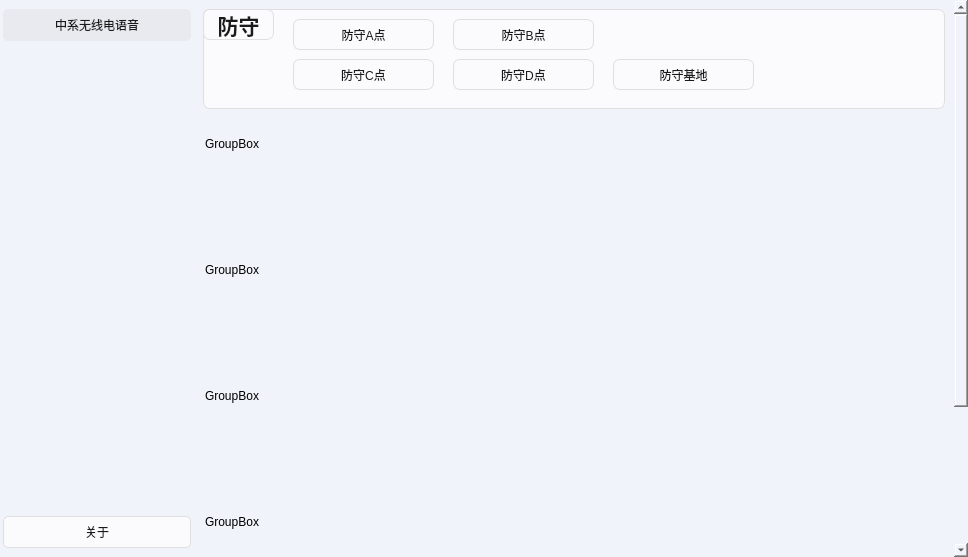
<?xml version="1.0" encoding="UTF-8"?>
<ui version="4.0">
 <class>MainWindow</class>
 <widget class="QMainWindow" name="MainWindow">
  <property name="geometry">
   <rect>
    <x>0</x>
    <y>0</y>
    <width>968</width>
    <height>557</height>
   </rect>
  </property>
  <property name="windowOpacity">
   <double>1.000000000000000</double>
  </property>
  <property name="toolTip">
   <string notr="true">战雷语音盒子</string>
  </property>
  <property name="styleSheet">
   <string notr="true">background-color: rgb(240, 243, 249);
border-style: solid</string>
  </property>
  <property name="tabShape">
   <enum>QTabWidget::Rounded</enum>
  </property>
  <property name="dockNestingEnabled">
   <bool>true</bool>
  </property>
  <widget class="QWidget" name="centralwidget">
   <property name="minimumSize">
    <size>
     <width>700</width>
     <height>200</height>
    </size>
   </property>
   <layout class="QHBoxLayout" name="horizontalLayout" stretch="1,4">
    <property name="spacing">
     <number>0</number>
    </property>
    <property name="leftMargin">
     <number>0</number>
    </property>
    <property name="topMargin">
     <number>0</number>
    </property>
    <property name="rightMargin">
     <number>0</number>
    </property>
    <property name="bottomMargin">
     <number>0</number>
    </property>
    <item>
     <widget class="QScrollArea" name="scrollArea">
      <property name="frameShape">
       <enum>QFrame::NoFrame</enum>
      </property>
      <property name="frameShadow">
       <enum>QFrame::Plain</enum>
      </property>
      <property name="verticalScrollBarPolicy">
       <enum>Qt::ScrollBarAsNeeded</enum>
      </property>
      <property name="horizontalScrollBarPolicy">
       <enum>Qt::ScrollBarAlwaysOff</enum>
      </property>
      <property name="widgetResizable">
       <bool>true</bool>
      </property>
      <widget class="QWidget" name="scrollAreaWidgetContents">
       <property name="geometry">
        <rect>
         <x>0</x>
         <y>0</y>
         <width>194</width>
         <height>557</height>
        </rect>
       </property>
       <property name="minimumSize">
        <size>
         <width>0</width>
         <height>0</height>
        </size>
       </property>
       <property name="maximumSize">
        <size>
         <width>16777215</width>
         <height>16777215</height>
        </size>
       </property>
       <property name="styleSheet">
        <string notr="true"/>
       </property>
       <layout class="QVBoxLayout" name="verticalLayout_2">
        <property name="leftMargin">
         <number>3</number>
        </property>
        <property name="rightMargin">
         <number>3</number>
        </property>
        <item>
         <widget class="QPushButton" name="CHN_radio_Btn">
          <property name="sizePolicy">
           <sizepolicy hsizetype="Expanding" vsizetype="Fixed">
            <horstretch>0</horstretch>
            <verstretch>0</verstretch>
           </sizepolicy>
          </property>
          <property name="minimumSize">
           <size>
            <width>0</width>
            <height>32</height>
           </size>
          </property>
          <property name="maximumSize">
           <size>
            <width>16777215</width>
            <height>32</height>
           </size>
          </property>
          <property name="toolTip">
           <string>中系无线电语音</string>
          </property>
          <property name="styleSheet">
           <string notr="true">QPushButton {
font: 11pt &quot;微软雅黑&quot;;
color: rgb(26, 26, 26);
border-radius: 5px; 

border-style: solid
}

QPushButton:hover {
font: 11pt &quot;微软雅黑&quot;;
color: rgb(26, 26, 26);
border-radius: 5px; 

background-color: rgb(232, 234, 240);
border-style: solid
}

QPushButton:pressed {
font: 11pt &quot;微软雅黑&quot;;
color: rgb(26, 26, 26);
border-radius: 5px; 

background-color: rgb(240, 240, 240);
border-style: solid
}

QPushButton:checked {
font: 11pt &quot;微软雅黑&quot;;
color: rgb(26, 26, 26);
border-radius: 5px; 

background-color: rgb(232, 234, 240);
border-style: solid
}</string>
          </property>
          <property name="text">
           <string>中系无线电语音</string>
          </property>
          <property name="checkable">
           <bool>true</bool>
          </property>
          <property name="checked">
           <bool>true</bool>
          </property>
         </widget>
        </item>
        <item>
         <spacer name="verticalSpacer">
          <property name="orientation">
           <enum>Qt::Vertical</enum>
          </property>
          <property name="sizeType">
           <enum>QSizePolicy::Expanding</enum>
          </property>
          <property name="sizeHint" stdset="0">
           <size>
            <width>20</width>
            <height>554</height>
           </size>
          </property>
         </spacer>
        </item>
        <item>
         <widget class="QPushButton" name="about_btn">
          <property name="enabled">
           <bool>true</bool>
          </property>
          <property name="sizePolicy">
           <sizepolicy hsizetype="Expanding" vsizetype="Fixed">
            <horstretch>0</horstretch>
            <verstretch>0</verstretch>
           </sizepolicy>
          </property>
          <property name="minimumSize">
           <size>
            <width>0</width>
            <height>32</height>
           </size>
          </property>
          <property name="maximumSize">
           <size>
            <width>16777215</width>
            <height>32</height>
           </size>
          </property>
          <property name="toolTip">
           <string>关于</string>
          </property>
          <property name="styleSheet">
           <string notr="true">QPushButton {
font: 11pt &quot;微软雅黑&quot;;
color: rgb(26, 26, 26);
border-radius: 5px; 
border: 1px groove rgb(223, 223, 223);
background-color: rgb(251, 251, 253);
border-style: solid
}

QPushButton:hover {
font: 11pt &quot;微软雅黑&quot;;
color: rgb(26, 26, 26);
border-radius: 5px; 
border: 1px groove rgb(223, 223, 223);
background-color: rgb(246, 246, 246);
border-style: solid
}

QPushButton:pressed {
font: 11pt &quot;微软雅黑&quot;;
color: rgb(136, 136, 136);
border-radius: 5px; 
border: 1px groove rgb(223, 223, 223);
background-color: rgb(240, 240, 240);
border-style: solid
}
</string>
          </property>
          <property name="text">
           <string>关于</string>
          </property>
         </widget>
        </item>
       </layout>
      </widget>
     </widget>
    </item>
    <item>
     <layout class="QVBoxLayout" name="verticalLayout">
      <property name="spacing">
       <number>0</number>
      </property>
      <item>
       <widget class="QScrollArea" name="scrollArea_2">
        <property name="sizeAdjustPolicy">
         <enum>QAbstractScrollArea::AdjustToContents</enum>
        </property>
        <property name="widgetResizable">
         <bool>true</bool>
        </property>
        <widget class="QWidget" name="scrollAreaWidgetContents_2">
         <property name="geometry">
          <rect>
           <x>0</x>
           <y>0</y>
           <width>755</width>
           <height>784</height>
          </rect>
         </property>
         <layout class="QVBoxLayout" name="verticalLayout_3">
          <item>
           <widget class="QGroupBox" name="groupBox">
            <property name="minimumSize">
             <size>
              <width>0</width>
              <height>100</height>
             </size>
            </property>
            <property name="font">
             <font>
              <family>微软雅黑</family>
              <pointsize>8</pointsize>
              <weight>50</weight>
              <italic>false</italic>
              <bold>false</bold>
             </font>
            </property>
            <property name="toolTip">
             <string>防守</string>
            </property>
            <property name="styleSheet">
             <string notr="true">
color: rgb(26, 26, 26);
border-radius: 7px; 
border: 1px groove rgb(223, 223, 223);
background-color: rgb(251, 251, 253);
border-style: solid</string>
            </property>
            <property name="title">
             <string/>
            </property>
            <property name="alignment">
             <set>Qt::AlignLeading|Qt::AlignLeft|Qt::AlignVCenter</set>
            </property>
            <property name="flat">
             <bool>false</bool>
            </property>
            <property name="checkable">
             <bool>false</bool>
            </property>
            <property name="checked">
             <bool>false</bool>
            </property>
            <widget class="QLabel" name="label">
             <property name="geometry">
              <rect>
               <x>0</x>
               <y>0</y>
               <width>71</width>
               <height>31</height>
              </rect>
             </property>
             <property name="font">
              <font>
               <family>微软雅黑</family>
               <pointsize>16</pointsize>
               <weight>75</weight>
               <bold>true</bold>
              </font>
             </property>
             <property name="text">
              <string>防守</string>
             </property>
             <property name="alignment">
              <set>Qt::AlignCenter</set>
             </property>
            </widget>
            <widget class="QPushButton" name="pushButton">
             <property name="geometry">
              <rect>
               <x>90</x>
               <y>10</y>
               <width>141</width>
               <height>31</height>
              </rect>
             </property>
             <property name="text">
              <string>防守A点</string>
             </property>
            </widget>
            <widget class="QPushButton" name="pushButton_2">
             <property name="geometry">
              <rect>
               <x>90</x>
               <y>50</y>
               <width>141</width>
               <height>31</height>
              </rect>
             </property>
             <property name="text">
              <string>防守C点</string>
             </property>
            </widget>
            <widget class="QPushButton" name="pushButton_3">
             <property name="geometry">
              <rect>
               <x>250</x>
               <y>50</y>
               <width>141</width>
               <height>31</height>
              </rect>
             </property>
             <property name="text">
              <string>防守D点</string>
             </property>
            </widget>
            <widget class="QPushButton" name="pushButton_4">
             <property name="geometry">
              <rect>
               <x>410</x>
               <y>50</y>
               <width>141</width>
               <height>31</height>
              </rect>
             </property>
             <property name="text">
              <string>防守基地</string>
             </property>
            </widget>
            <widget class="QPushButton" name="pushButton_5">
             <property name="geometry">
              <rect>
               <x>250</x>
               <y>10</y>
               <width>141</width>
               <height>31</height>
              </rect>
             </property>
             <property name="text">
              <string>防守B点</string>
             </property>
            </widget>
           </widget>
          </item>
          <item>
           <spacer name="verticalSpacer_3">
            <property name="orientation">
             <enum>Qt::Vertical</enum>
            </property>
            <property name="sizeType">
             <enum>QSizePolicy::MinimumExpanding</enum>
            </property>
            <property name="sizeHint" stdset="0">
             <size>
              <width>20</width>
              <height>20</height>
             </size>
            </property>
           </spacer>
          </item>
          <item>
           <widget class="QGroupBox" name="groupBox_2">
            <property name="minimumSize">
             <size>
              <width>0</width>
              <height>100</height>
             </size>
            </property>
            <property name="title">
             <string>GroupBox</string>
            </property>
            <property name="alignment">
             <set>Qt::AlignLeading|Qt::AlignLeft|Qt::AlignVCenter</set>
            </property>
            <property name="flat">
             <bool>false</bool>
            </property>
            <property name="checkable">
             <bool>false</bool>
            </property>
           </widget>
          </item>
          <item>
           <spacer name="verticalSpacer_2">
            <property name="orientation">
             <enum>Qt::Vertical</enum>
            </property>
            <property name="sizeType">
             <enum>QSizePolicy::MinimumExpanding</enum>
            </property>
            <property name="sizeHint" stdset="0">
             <size>
              <width>20</width>
              <height>20</height>
             </size>
            </property>
           </spacer>
          </item>
          <item>
           <widget class="QGroupBox" name="groupBox_3">
            <property name="minimumSize">
             <size>
              <width>0</width>
              <height>100</height>
             </size>
            </property>
            <property name="title">
             <string>GroupBox</string>
            </property>
           </widget>
          </item>
          <item>
           <spacer name="verticalSpacer_6">
            <property name="orientation">
             <enum>Qt::Vertical</enum>
            </property>
            <property name="sizeType">
             <enum>QSizePolicy::MinimumExpanding</enum>
            </property>
            <property name="sizeHint" stdset="0">
             <size>
              <width>20</width>
              <height>20</height>
             </size>
            </property>
           </spacer>
          </item>
          <item>
           <widget class="QGroupBox" name="groupBox_4">
            <property name="minimumSize">
             <size>
              <width>0</width>
              <height>100</height>
             </size>
            </property>
            <property name="title">
             <string>GroupBox</string>
            </property>
           </widget>
          </item>
          <item>
           <spacer name="verticalSpacer_5">
            <property name="orientation">
             <enum>Qt::Vertical</enum>
            </property>
            <property name="sizeType">
             <enum>QSizePolicy::MinimumExpanding</enum>
            </property>
            <property name="sizeHint" stdset="0">
             <size>
              <width>20</width>
              <height>20</height>
             </size>
            </property>
           </spacer>
          </item>
          <item>
           <widget class="QGroupBox" name="groupBox_5">
            <property name="minimumSize">
             <size>
              <width>0</width>
              <height>100</height>
             </size>
            </property>
            <property name="title">
             <string>GroupBox</string>
            </property>
           </widget>
          </item>
          <item>
           <spacer name="verticalSpacer_4">
            <property name="orientation">
             <enum>Qt::Vertical</enum>
            </property>
            <property name="sizeType">
             <enum>QSizePolicy::MinimumExpanding</enum>
            </property>
            <property name="sizeHint" stdset="0">
             <size>
              <width>20</width>
              <height>20</height>
             </size>
            </property>
           </spacer>
          </item>
          <item>
           <widget class="QGroupBox" name="groupBox_6">
            <property name="minimumSize">
             <size>
              <width>0</width>
              <height>100</height>
             </size>
            </property>
            <property name="title">
             <string>GroupBox</string>
            </property>
           </widget>
          </item>
         </layout>
        </widget>
       </widget>
      </item>
     </layout>
    </item>
   </layout>
  </widget>
 </widget>
 <resources/>
 <connections/>
</ui>
